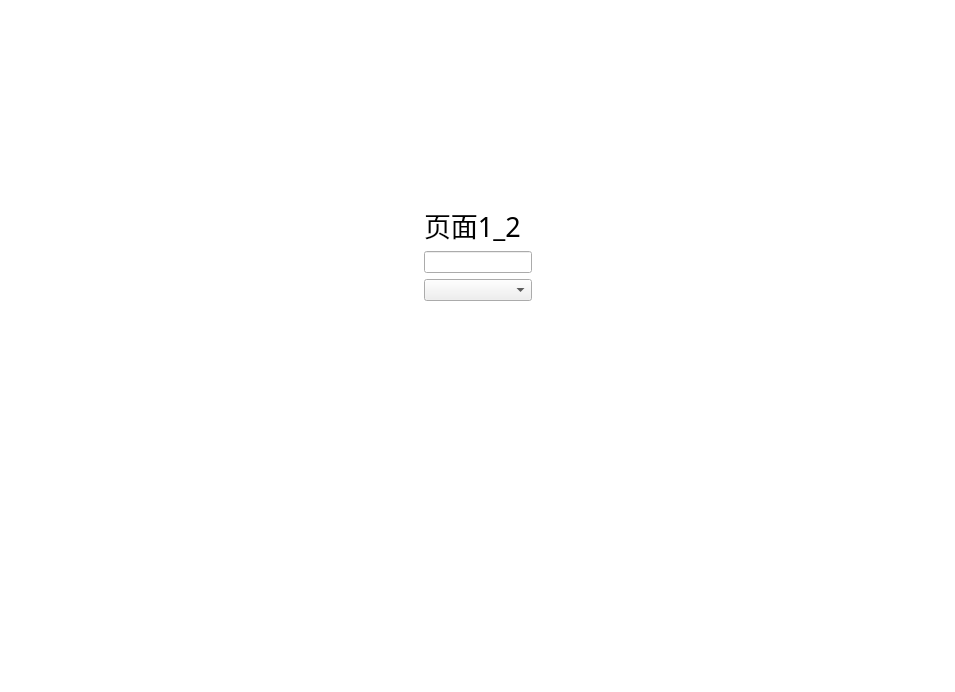
<?xml version="1.0" encoding="UTF-8"?>
<ui version="4.0">
 <class>Form</class>
 <widget class="QWidget" name="Form">
  <property name="geometry">
   <rect>
    <x>0</x>
    <y>0</y>
    <width>955</width>
    <height>692</height>
   </rect>
  </property>
  <property name="windowTitle">
   <string>Form</string>
  </property>
  <property name="styleSheet">
   <string notr="true">#Form{
	
	background-color: rgb(255, 255, 255)
}</string>
  </property>
  <layout class="QGridLayout" name="gridLayout" rowstretch="1,0,0,2">
   <item row="0" column="1">
    <spacer name="verticalSpacer_2">
     <property name="orientation">
      <enum>Qt::Vertical</enum>
     </property>
     <property name="sizeHint" stdset="0">
      <size>
       <width>20</width>
       <height>183</height>
      </size>
     </property>
    </spacer>
   </item>
   <item row="1" column="1" rowspan="2" colspan="2">
    <widget class="QWidget" name="widget" native="true">
     <layout class="QVBoxLayout" name="verticalLayout">
      <item>
       <widget class="QLabel" name="label">
        <property name="font">
         <font>
          <family>微软雅黑</family>
          <pointsize>20</pointsize>
         </font>
        </property>
        <property name="text">
         <string>页面1_2</string>
        </property>
       </widget>
      </item>
      <item>
       <widget class="QLineEdit" name="lineEdit"/>
      </item>
      <item>
       <widget class="QComboBox" name="comboBox"/>
      </item>
     </layout>
    </widget>
   </item>
   <item row="2" column="0">
    <spacer name="horizontalSpacer">
     <property name="orientation">
      <enum>Qt::Horizontal</enum>
     </property>
     <property name="sizeHint" stdset="0">
      <size>
       <width>384</width>
       <height>20</height>
      </size>
     </property>
    </spacer>
   </item>
   <item row="2" column="3">
    <spacer name="horizontalSpacer_2">
     <property name="orientation">
      <enum>Qt::Horizontal</enum>
     </property>
     <property name="sizeHint" stdset="0">
      <size>
       <width>384</width>
       <height>20</height>
      </size>
     </property>
    </spacer>
   </item>
   <item row="3" column="1">
    <spacer name="verticalSpacer">
     <property name="orientation">
      <enum>Qt::Vertical</enum>
     </property>
     <property name="sizeHint" stdset="0">
      <size>
       <width>20</width>
       <height>275</height>
      </size>
     </property>
    </spacer>
   </item>
  </layout>
 </widget>
 <resources/>
 <connections/>
</ui>
